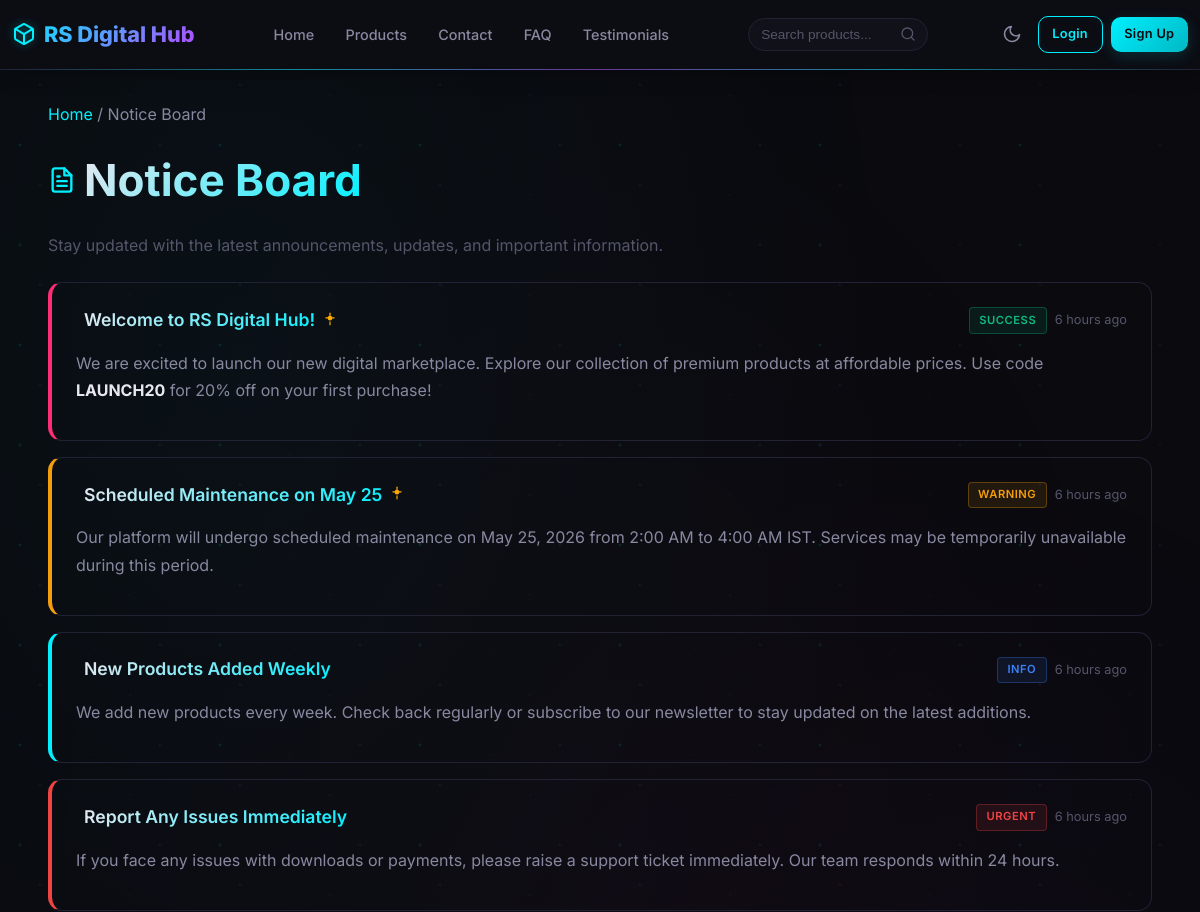
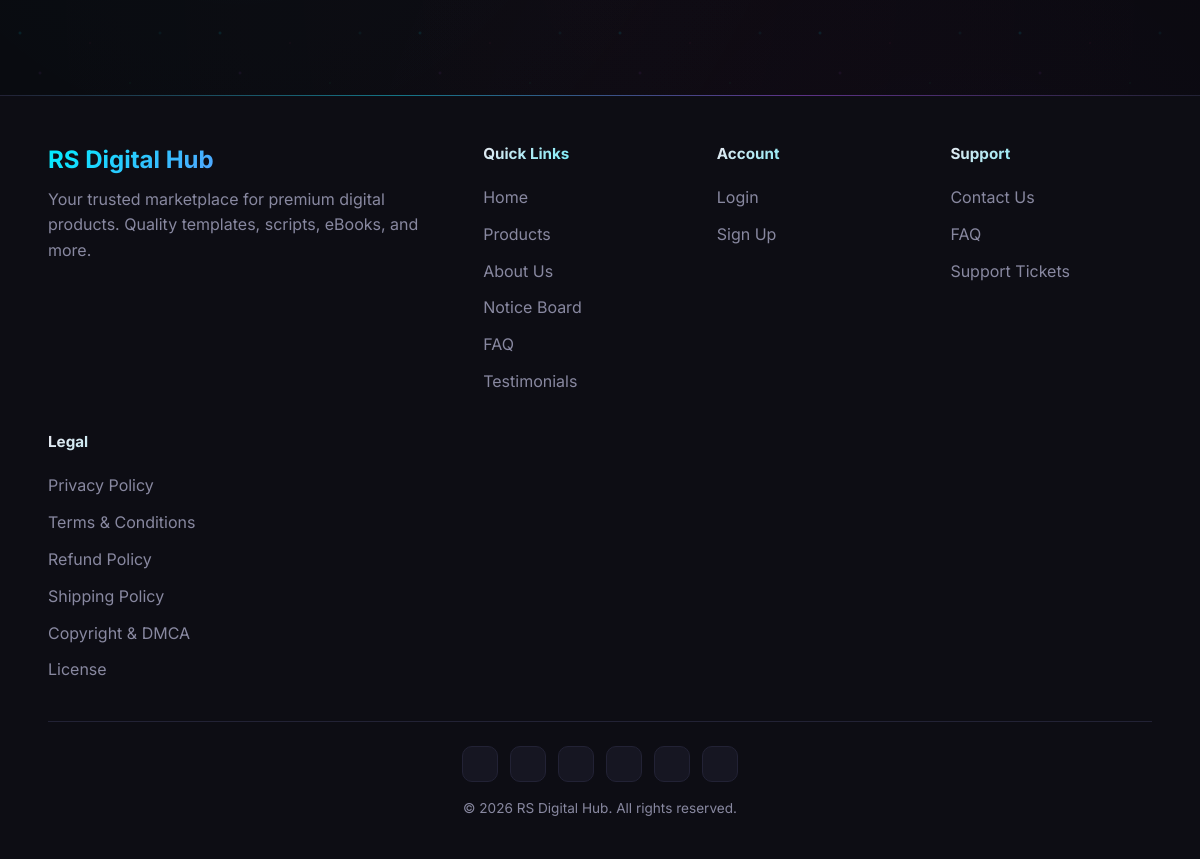
The page /notices.php on the database its author committed (2 pictures, top to bottom).
### tables this page shows
CREATE TABLE IF NOT EXISTS notices (
    id INT AUTO_INCREMENT PRIMARY KEY,
    product_type VARCHAR(50) DEFAULT 'general',
    title VARCHAR(200) NOT NULL,
    content TEXT NOT NULL,
    priority ENUM('info', 'warning', 'urgent', 'success') DEFAULT 'info',
    status ENUM('active', 'draft', 'expired') DEFAULT 'active',
    display_from DATETIME DEFAULT NULL,
    display_to DATETIME DEFAULT NULL,
    pinned TINYINT(1) DEFAULT 0,
    created_by INT DEFAULT NULL,
    created_at TIMESTAMP DEFAULT CURRENT_TIMESTAMP,
    updated_at TIMESTAMP DEFAULT CURRENT_TIMESTAMP ON UPDATE CURRENT_TIMESTAMP,
    INDEX idx_status (status),
    INDEX idx_priority (priority),
    INDEX idx_product_type (product_type),
    INDEX idx_display_dates (display_from, display_to)
);

CREATE TABLE IF NOT EXISTS settings (
    id INT AUTO_INCREMENT PRIMARY KEY,
    setting_key VARCHAR(100) UNIQUE NOT NULL,
    setting_value TEXT,
    created_at TIMESTAMP DEFAULT CURRENT_TIMESTAMP,
    updated_at TIMESTAMP DEFAULT CURRENT_TIMESTAMP ON UPDATE CURRENT_TIMESTAMP
);

CREATE TABLE IF NOT EXISTS social_links (
    id INT AUTO_INCREMENT PRIMARY KEY,
    product_type VARCHAR(50) DEFAULT 'general',
    platform VARCHAR(50) NOT NULL,
    icon_svg TEXT DEFAULT NULL,
    url VARCHAR(500) NOT NULL DEFAULT '',
    label VARCHAR(100) DEFAULT NULL,
    is_active TINYINT(1) DEFAULT 1,
    sort_order INT DEFAULT 0,
    created_at TIMESTAMP DEFAULT CURRENT_TIMESTAMP,
    updated_at TIMESTAMP DEFAULT CURRENT_TIMESTAMP ON UPDATE CURRENT_TIMESTAMP,
    UNIQUE KEY idx_platform_section (platform, product_type)
);

### includes/functions.php (called while the page is built, shortened)
<?php
function sanitize($data) {
    return htmlspecialchars(strip_tags(trim($data)), ENT_QUOTES, 'UTF-8');
}
function getSetting($key, $default = '') {
    global $pdo;
    $stmt = $pdo->prepare("SELECT setting_value FROM settings WHERE setting_key = ? AND setting_value != ''");
    $stmt->execute([$key]);
    $value = $stmt->fetchColumn();
    return $value !== false ? $value : $default;
}
function isLoggedIn() {
    return isset($_SESSION['user_id']);
}
function timeAgo($datetime) {
    $now = new DateTime();
    $ago = new DateTime($datetime);
    $diff = $now->diff($ago);
    if ($diff->h > 0) return $diff->h . ' hour' . ($diff->h > 1 ? 's' : '') . ' ago';
    return 'Just now';
}

### notices.php (the view, shortened to what this page needs)
<?php
require_once __DIR__ . '/includes/header.php';
$stmt = $pdo->query("
    SELECT * FROM notices
    WHERE status = 'active'
    AND (display_from IS NULL OR display_from <= NOW())
    AND (display_to IS NULL OR display_to >= NOW())
    ORDER BY pinned DESC, created_at DESC
");
$notices = $stmt->fetchAll();
$priorityColors = [
    'info' => ['bg' => 'rgba(59,130,246,0.1)', 'border' => 'rgba(59,130,246,0.3)', 'text' => '#3b82f6', 'icon' => 'var(--primary)'],
    'success' => ['bg' => 'rgba(16,185,129,0.1)', 'border' => 'rgba(16,185,129,0.3)', 'text' => '#10b981', 'icon' => 'var(--accent)'],
    'warning' => ['bg' => 'rgba(245,158,11,0.1)', 'border' => 'rgba(245,158,11,0.3)', 'text' => '#f59e0b', 'icon' => '#f59e0b'],
    'urgent' => ['bg' => 'rgba(239,68,68,0.1)', 'border' => 'rgba(239,68,68,0.3)', 'text' => '#ef4444', 'icon' => '#ef4444'],
];
?>
<section class="section" style="padding:2rem 0 4rem">
    <div class="container">
        <nav class="mb-3" style="color:var(--text-secondary)">
            <a href="<?php echo SITE_URL; ?>/index.php">Home</a> /
            <span>Notice Board</span>
        </nav>
        <div class="d-flex align-center gap-1 mb-3">
            <h1 style="margin:0">Notice Board</h1>
        </div>
        <p class="text-muted mb-3">Stay updated with the latest announcements, updates, and important information.</p>
        <?php if (empty($notices)): ?>
        <div class="card" style="text-align:center;padding:3rem">
            <svg xmlns="http://www.w3.org/2000/svg" width="48" height="48" viewBox="0 0 24 24" fill="none" stroke="var(--text-muted)" stroke-width="1.5" stroke-linecap="round" stroke-linejoin="round"><path d="M14 2H6a2 2 0 0 0-2 2v16a2 2 0 0 0 2 2h12a2 2 0 0 0 2-2V8z"/><polyline points="14 2 14 8 20 8"/></svg>
            <h3 class="mt-2" style="color:var(--text-secondary)">No Active Notices</h3>
            <p class="text-muted">There are no notices to display at this time. Check back later!</p>
        </div>
        <?php else: ?>
        <div class="notices-list">
            <?php foreach ($notices as $notice):
                $colors = $priorityColors[$notice['priority']] ?? $priorityColors['info'];
            ?>
            <div class="notice-card" style="border-left:4px solid <?php echo $colors['icon']; ?>">
                <div class="notice-header">
                    <div class="d-flex align-center gap-1">
                        <h3 class="notice-title"><?php echo sanitize($notice['title']); ?></h3>
                        <?php if ($notice['pinned']): ?>
                        <span class="notice-pin" title="Pinned">
                        </span>
                        <?php endif; ?>
                    </div>
                    <div class="d-flex align-center gap-1">
                        <span class="notice-badge" style="background:<?php echo $colors['bg']; ?>;color:<?php echo $colors['text']; ?>;border:1px solid <?php echo $colors['border']; ?>">
                            <?php echo ucfirst($notice['priority']); ?>
                        </span>
                        <span class="notice-date"><?php echo timeAgo($notice['created_at']); ?></span>
                    </div>
                </div>
                <div class="notice-content">
                    <?php echo $notice['content']; ?>
                </div>
            </div>
            <?php endforeach; ?>
        </div>
        <?php endif; ?>
    </div>
</section>
<?php require_once __DIR__ . '/includes/footer.php'; ?>

### includes/header.php (shortened to what this page needs)
<?php
$currentPage = basename($_SERVER['PHP_SELF']);
?>
<!DOCTYPE html>
<html lang="en">
<head>
    <link rel="stylesheet" href="<?php echo SITE_URL; ?>/assets/css/style.css?v=<?php echo ($t = @filemtime(__DIR__ . '/../assets/css/style.css')) ? $t : '1'; ?>">
</head>
<body>
    <nav class="navbar">
        <div class="container">
            <a href="<?php echo SITE_URL; ?>/index.php" class="navbar-brand">
                <span class="brand-text">RS Digital Hub</span>
            </a>
            <div class="navbar-nav hide-mobile">
                <a href="<?php echo SITE_URL; ?>/index.php" class="<?php echo $currentPage === 'index.php' ? 'active' : ''; ?>">Home</a>
                <a href="<?php echo SITE_URL; ?>/products.php" class="<?php echo $currentPage === 'products.php' ? 'active' : ''; ?>">Products</a>
                <a href="<?php echo SITE_URL; ?>/contact.php" class="<?php echo $currentPage === 'contact.php' ? 'active' : ''; ?>">Contact</a>
                <a href="<?php echo SITE_URL; ?>/faq.php" class="<?php echo $currentPage === 'faq.php' ? 'active' : ''; ?>">FAQ</a>
                <a href="<?php echo SITE_URL; ?>/testimonials.php" class="<?php echo $currentPage === 'testimonials.php' ? 'active' : ''; ?>">Testimonials</a>
            </div>
            <form action="<?php echo SITE_URL; ?>/products.php" method="GET" class="navbar-search hide-mobile">
                <input type="text" name="search" placeholder="Search products..." value="<?php echo isset($_GET['search']) ? htmlspecialchars($_GET['search']) : ''; ?>">
                <button type="submit">
                    <svg xmlns="http://www.w3.org/2000/svg" width="16" height="16" viewBox="0 0 24 24" fill="none" stroke="currentColor" stroke-width="2" stroke-linecap="round" stroke-linejoin="round"><circle cx="11" cy="11" r="8"/><line x1="21" y1="21" x2="16.65" y2="16.65"/></svg>
                </button>
            </form>
            <div class="navbar-actions">
                <button id="themeToggle" class="theme-toggle" aria-label="Toggle theme">
                </button>
                <?php if (isLoggedIn()): ?>
                <a href="<?php echo SITE_URL; ?>/section-select.php" class="btn btn-sm btn-outline nav-section-btn hide-mobile" title="Switch Section">
                    <svg xmlns="http://www.w3.org/2000/svg" width="14" height="14" viewBox="0 0 24 24" fill="none" stroke="currentColor" stroke-width="2" stroke-linecap="round" stroke-linejoin="round" style="vertical-align:middle;margin-right:2px"><rect x="3" y="3" width="7" height="7"/><rect x="14" y="3" width="7" height="7"/><rect x="14" y="14" width="7" height="7"/><rect x="3" y="14" width="7" height="7"/></svg>
                    Switch
                </a>
                <a href="<?php echo SITE_URL; ?>/profile.php" class="btn btn-sm btn-primary nav-profile-btn hide-mobile">
                    <svg xmlns="http://www.w3.org/2000/svg" width="16" height="16" viewBox="0 0 24 24" fill="none" stroke="currentColor" stroke-width="2" stroke-linecap="round" stroke-linejoin="round"><path d="M20 21v-2a4 4 0 0 0-4-4H8a4 4 0 0 0-4 4v2"/><circle cx="12" cy="7" r="4"/></svg>
                    Profile
                </a>
                <?php else: ?>
                <a href="<?php echo SITE_URL; ?>/login.php" class="btn btn-sm btn-outline nav-login-btn hide-mobile">Login</a>
                <a href="<?php echo SITE_URL; ?>/signup.php" class="btn btn-sm btn-primary nav-signup-btn hide-mobile">Sign Up</a>
                <?php endif; ?>
            </div>
        </div>
    </nav>
    <main class="main-content">

### includes/footer.php (shortened to what this page needs)
    </main>
    <footer class="footer">
        <div class="container">
            <div class="footer-grid">
                <div class="footer-brand">
                    <h3><?php echo getSetting('site_name', SITE_NAME); ?></h3>
                    <p>Your trusted marketplace for premium digital products. Quality templates, scripts, eBooks, and more.</p>
                </div>
                <div class="footer-links">
                    <h4>Quick Links</h4>
                    <a href="<?php echo SITE_URL; ?>/index.php">Home</a>
                    <a href="<?php echo SITE_URL; ?>/products.php">Products</a>
                    <a href="<?php echo SITE_URL; ?>/about.php">About Us</a>
                    <a href="<?php echo SITE_URL; ?>/notices.php">Notice Board</a>
                    <a href="<?php echo SITE_URL; ?>/faq.php">FAQ</a>
                    <a href="<?php echo SITE_URL; ?>/testimonials.php">Testimonials</a>
                </div>
                <div class="footer-links">
                    <h4>Account</h4>
                    <?php if (isLoggedIn()): ?>
                    <a href="<?php echo SITE_URL; ?>/profile.php">Profile</a>
                    <a href="<?php echo SITE_URL; ?>/orders.php">My Orders</a>
                    <a href="<?php echo SITE_URL; ?>/logout.php">Logout</a>
                    <?php else: ?>
                    <a href="<?php echo SITE_URL; ?>/login.php">Login</a>
                    <a href="<?php echo SITE_URL; ?>/signup.php">Sign Up</a>
                    <?php endif; ?>
                </div>
                <div class="footer-links">
                    <h4>Support</h4>
                    <a href="<?php echo SITE_URL; ?>/contact.php">Contact Us</a>
                    <a href="<?php echo SITE_URL; ?>/faq.php">FAQ</a>
                    <a href="<?php echo SITE_URL; ?>/tickets.php">Support Tickets</a>
                </div>
                <div class="footer-links">
                    <h4>Legal</h4>
                    <a href="<?php echo SITE_URL; ?>/policy.php?slug=privacy-policy">Privacy Policy</a>
                    <a href="<?php echo SITE_URL; ?>/policy.php?slug=terms-and-conditions">Terms & Conditions</a>
                    <a href="<?php echo SITE_URL; ?>/policy.php?slug=refund-cancellation-policy">Refund Policy</a>
                    <a href="<?php echo SITE_URL; ?>/policy.php?slug=shipping-delivery-policy">Shipping Policy</a>
                    <a href="<?php echo SITE_URL; ?>/policy.php?slug=copyright-dmca-policy">Copyright & DMCA</a>
                    <a href="<?php echo SITE_URL; ?>/policy.php?slug=license">License</a>
                </div>
            </div>
            <div class="footer-bottom">
                <div class="footer-social">
                    <?php
                    $footerSocials = $pdo->query("SELECT * FROM social_links WHERE is_active = 1 AND url != '' ORDER BY sort_order ASC LIMIT 6")->fetchAll();
                    foreach ($footerSocials as $fs):
                    ?>
                    <a href="<?php echo sanitize($fs['url']); ?>" target="_blank" rel="noopener noreferrer" class="footer-social-icon footer-social-<?php echo $fs['platform']; ?>" title="<?php echo sanitize($fs['label'] ?? ucfirst($fs['platform'])); ?>">
                    </a>
                    <?php endforeach; ?>
                </div>
                <p><?php echo getSetting('site_footer_text', '© ' . date('Y') . ' ' . SITE_NAME . '. All rights reserved.'); ?></p>
            </div>
        </div>
    </footer>
</body>
</html>

### notices.php (style rules this page uses)
.notices-list { display:flex; flex-direction:column; gap:1rem; }
.notice-card { background: var(--card-bg); border: 1px solid var(--border-color); border-radius: var(--border-radius); padding: 1.5rem; transition: var(--transition); }
.notice-header { display: flex; justify-content: space-between; align-items: center; margin-bottom: 1rem; flex-wrap: wrap; gap: 0.75rem; }
.notice-title { font-size: 1.1rem; font-weight: 600; color: var(--text-primary); margin: 0; }
.notice-pin { color: var(--warning); }
.notice-badge { padding: 0.2rem 0.6rem; border-radius: 4px; font-size: 0.7rem; font-weight: 600; text-transform: uppercase; letter-spacing: 0.5px; }
.notice-date { font-size: 0.8rem; color: var(--text-muted); }
.notice-content { color: var(--text-secondary); line-height: 1.7; margin-bottom: 0.75rem; }
.notice-content strong { color: var(--text-primary); }

### rows shown on the page
notices: title "Welcome to RS Digital Hub!", pinned 1 (drawn), priority "SUCCESS", created_at "6 hours ago", content "We are excited to launch our new digital marketplace. Explore our collection of premium products at affordable prices. Use code LAUNCH20 for 20% off on your first purchase!"
notices: title "Scheduled Maintenance on May 25", pinned 1 (drawn), priority "WARNING", created_at "6 hours ago", content "Our platform will undergo scheduled maintenance on May 25, 2026 from 2:00 AM to 4:00 AM IST. Services may be temporarily unavailable during this period."
notices: title "New Products Added Weekly", priority "INFO", created_at "6 hours ago", content "We add new products every week. Check back regularly or subscribe to our newsletter to stay updated on the latest additions."
notices: title "Report Any Issues Immediately", priority "URGENT", created_at "6 hours ago", content "If you face any issues with downloads or payments, please raise a support ticket immediately. Our team responds within 24 hours."
settings: setting_value "RS Digital Hub"
